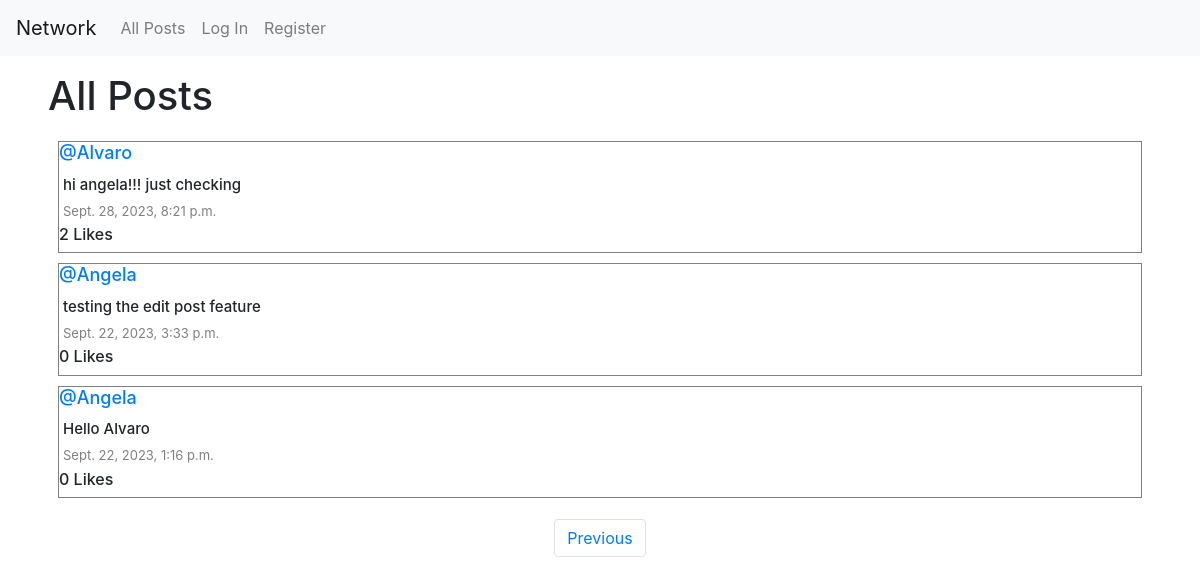
Screenshot of /?page=2 with the database file from the repository.
### network/models.py (models this page shows, shortened)
class Post(models.Model):
    contenido = models.CharField(max_length=140)
    usuario = models.ForeignKey(User, on_delete=models.CASCADE, related_name="autor")
    date = models.DateTimeField(auto_now_add=True)
    likes = models.IntegerField(default=0)

class User(AbstractUser):
    pass

### network/views.py (the view)
# urls.py: path("", views.index, name="index"),
def index(request):
    allPosts = Post.objects.all().order_by("id").reverse()
    paginator = Paginator(allPosts, 10)
    getPageNumber = request.GET.get('page')
    posts_on_page = paginator.get_page(getPageNumber)
    likes = Like.objects.all()
    yourLike = []
    try:
        for like in likes:
            if like.user.id == request.user.id:
                yourLike.append(like.post.id)
    except:
        yourLike = []
    return render(request, "network/index.html", {
        "allPosts": allPosts,
        "posts_on_page": posts_on_page,
        "yourLike": yourLike
    })

### network/templates/network/index.html (shortened to what this page needs)
{% extends "network/layout.html" %}
{% block body %}
    <h1 class="my-3 mx-5">All Posts</h1>
    <div class="posts my-3 mx-5">
        {% for post in posts_on_page %}
            <div class="row info-post">
                <h6 class="username"><a href="{% url 'profile_page' user_id=post.usuario.id %}">@{{ post.usuario }}</a></h6>
                <h6 class="content my-1 mx-1" id="contenido-{{ post.id }}">{{ post.contenido }}</h6>
                <p class="date my-1 mx-1">{{ post.date }}</p>
                <span id="like-count-{{ post.id }}"><strong><h6>{{ post.likes }} Likes</h6></strong></span>
            </div>
        {% endfor %}
    </div>
    <nav aria-label="Page navigation example">
        <ul class="pagination d-flex justify-content-center">
            {% if posts_on_page.has_previous %}
                <li class="page-item"><a class="page-link" href="?page={{ posts_on_page.previous_page_number }}">Previous</a></li>
            {% endif %}
        </ul>
    </nav>
{% endblock %}

### network/static/network/styles.css (style rules this page uses)
.posts { display: flex; justify-content: flex-start; flex-direction: column; margin: 20px; }
.info-post { border: 0.1px solid grey; display: flex; justify-content: center; flex-direction: column; box-sizing: border-box; margin: 5px 10px; }
.content { font-size: 15px; }
.username { font-size: 18px; }
.date { color: gray; font-size: 13px; }

### rows the page displays
Post: usuario "Alvaro", contenido "hi angela!!! just checking", date "Sept. 28, 2023, 8:21 p.m.", likes "2"
Post: usuario "Angela", contenido "testing the edit post feature", date "Sept. 22, 2023, 3:33 p.m.", likes "0"
Post: usuario "Angela", contenido "Hello Alvaro", date "Sept. 22, 2023, 1:16 p.m.", likes "0"
